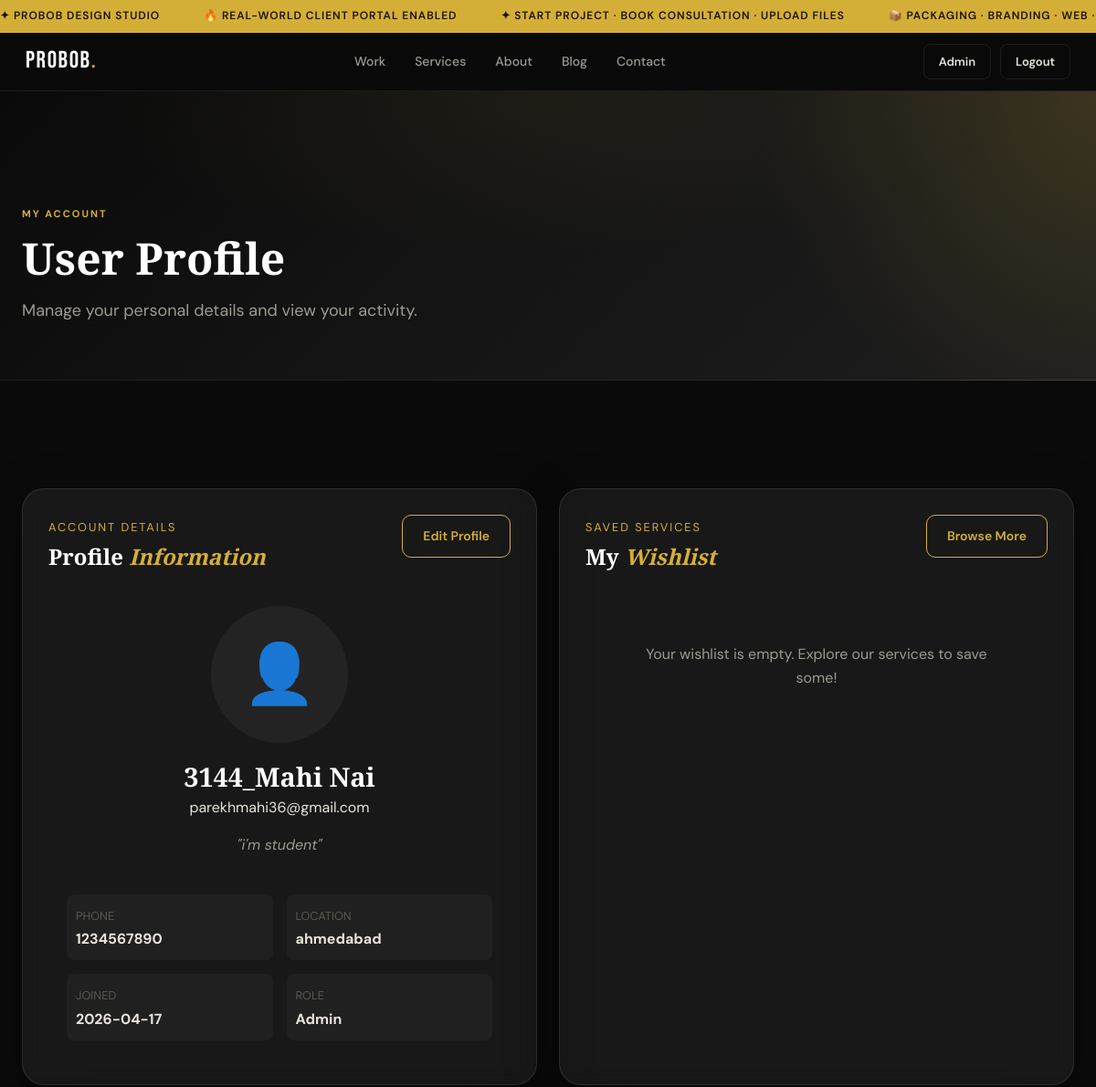
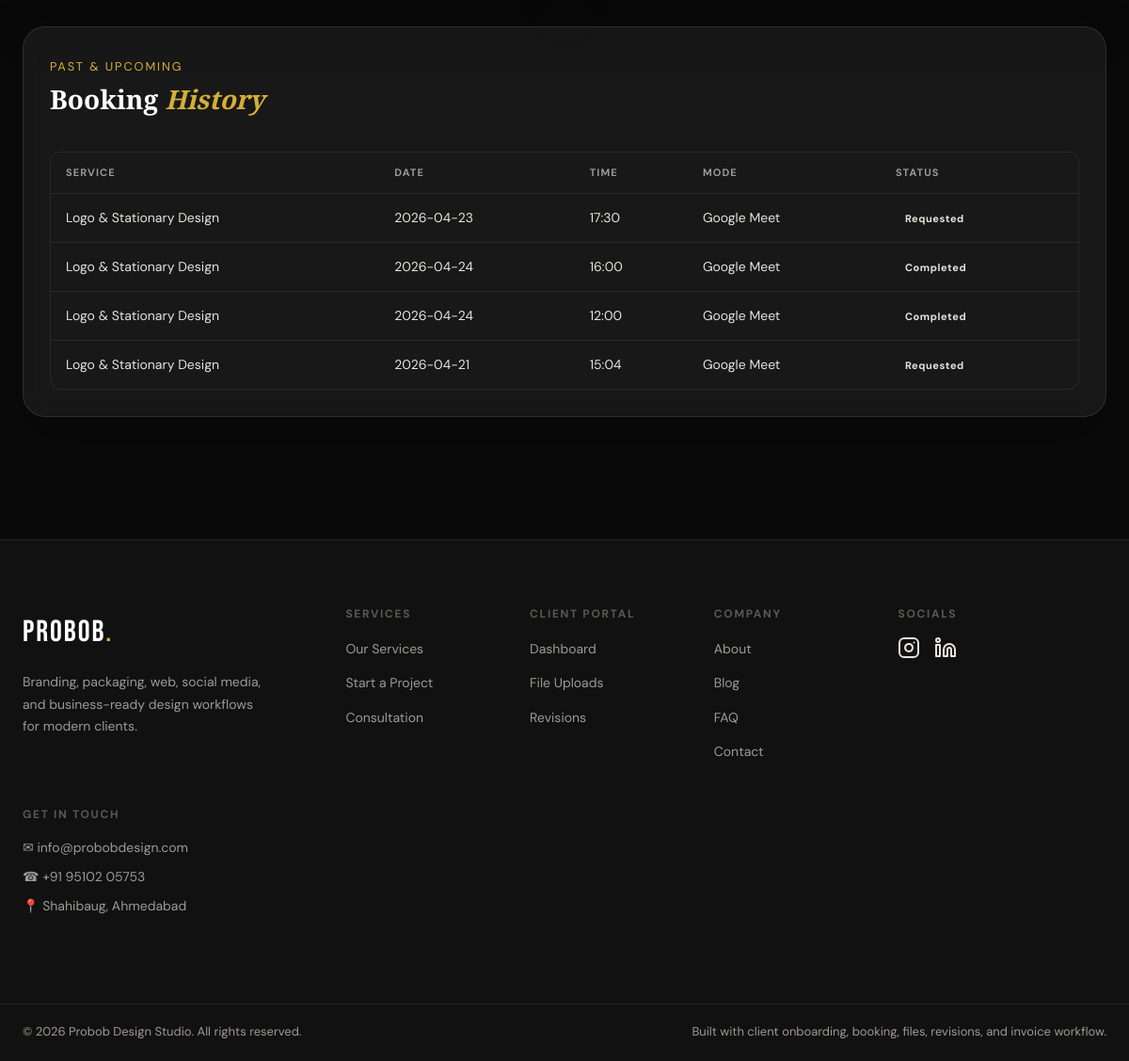
/profile (signed in), run on the app's committed database (2 pictures, top to bottom).
### tables this page shows
CREATE TABLE users (
            id INTEGER PRIMARY KEY AUTOINCREMENT,
            name TEXT NOT NULL,
            email TEXT UNIQUE NOT NULL,
            password_hash TEXT NOT NULL,
            role TEXT DEFAULT 'user',
            reset_token TEXT,
            reset_token_expires TEXT,
            created_at TEXT DEFAULT CURRENT_TIMESTAMP
        , profile_picture TEXT, bio TEXT, phone TEXT, location TEXT, status TEXT DEFAULT 'active');

CREATE TABLE bookings (
            id INTEGER PRIMARY KEY AUTOINCREMENT,
            user_id INTEGER,
            name TEXT NOT NULL,
            email TEXT NOT NULL,
            phone TEXT,
            service_interest TEXT,
            booking_date TEXT,
            booking_time TEXT,
            meeting_mode TEXT,
            notes TEXT,
            status TEXT DEFAULT 'Requested',
            created_at TEXT DEFAULT CURRENT_TIMESTAMP
        );

### app.py (the view)
@app.route('/profile')
@login_required
def profile():
    user = get_current_user()
    db = get_db()
    bookings = db.execute('SELECT * FROM bookings WHERE user_id=? ORDER BY id DESC', (user['id'],)).fetchall()
    wishlist = db.execute(
        '''SELECT w.*, s.title, s.icon, s.description FROM wishlist w
           JOIN service_items s ON w.service_id = s.id
           WHERE w.user_id=?''', (user['id'],)
    ).fetchall()
    return render_template('profile.html', user=user, bookings=bookings, wishlist=wishlist)

### app.py (called while the page is built)
def get_db():
    db = getattr(g, '_database', None)
    if db is None:
        db = g._database = sqlite3.connect(DATABASE)
        db.row_factory = sqlite3.Row
    return db

@app.teardown_appcontext
def close_connection(exception):
    db = getattr(g, '_database', None)
    if db is not None:
        db.close()

def login_required(f):
    @wraps(f)
    def decorated(*args, **kwargs):
        if 'user_id' not in session:
            flash('Please log in to access this page.', 'warning')
            return redirect(url_for('login', next=request.path))
        return f(*args, **kwargs)
    return decorated

def get_current_user():
    if 'user_id' not in session:
        return None
    return get_db().execute('SELECT * FROM users WHERE id=?', (session['user_id'],)).fetchone()

def get_user_notifications(limit=5, only_unread=False):
    user = get_current_user()
    if not user:
        return []
    query = 'SELECT * FROM notifications WHERE user_id=?'
    params = [user['id']]
    if only_unread:
        query += ' AND is_read=0'
    query += ' ORDER BY id DESC LIMIT ?'
    params.append(limit)
    return get_db().execute(query, tuple(params)).fetchall()

def unread_notification_count():
    user = get_current_user()
    if not user:
        return 0
    return get_db().execute('SELECT COUNT(*) FROM notifications WHERE user_id=? AND is_read=0', (user['id'],)).fetchone()[0]

@app.context_processor
def inject_user():
    user = get_current_user()
    play_login_sound = bool(session.pop('play_login_sound', False))
    return {
        'current_user': user,
        'notif_preview': get_user_notifications(limit=5) if user else [],
        'notif_unread_count': unread_notification_count() if user else 0,
        'play_login_sound': play_login_sound,
        'now_iso': now_iso
    }

### templates/profile.html (shortened to what this page needs)
{% extends "base.html" %}
{% block content %}
<div class="page-hero compact dashboard-hero-bg">
    <div class="container">
        <span class="section-kicker">My Account</span>
        <h1>User Profile</h1>
        <p>Manage your personal details and view your activity.</p>
    </div>
</div>
<section class="section">
    <div class="container">
        <div class="dashboard-grid-2">
            <div class="dash-panel glass-card">
                <div class="panel-head">
                    <div>
                        <span class="panel-kicker">Account Details</span>
                        <h2>Profile <em>Information</em></h2>
                    </div>
                    <a href="{{ url_for('profile_edit') }}" class="btn-outline">Edit Profile</a>
                </div>
                <div style="padding: 20px; display: flex; flex-direction: column; align-items: center; text-align: center;">
                    <div style="width: 150px; height: 150px; border-radius: 50%; overflow: hidden; border: 4px solid var(--accent-1); margin-bottom: 20px; background: rgba(255,255,255,0.05); display: flex; align-items: center; justify-content: center; font-size: 4rem;">
                        {% if user.profile_picture %}
                        <img src="{{ user.profile_picture }}" alt="{{ user.name }}" style="width: 100%; height: 100%; object-fit: cover;">
                        {% else %}
                        👤
                        {% endif %}
                    </div>
                    <h3 style="font-size: 1.8rem; margin-bottom: 5px;">{{ user.name }}</h3>
                    <p style="color: var(--accent-2); margin-bottom: 15px;">{{ user.email }}</p>
                    {% if user.bio %}
                    <p style="color: var(--text-2); margin-bottom: 20px; font-style: italic;">"{{ user.bio }}"</p>
                    {% endif %}
                    <div style="display: grid; grid-template-columns: 1fr 1fr; gap: 15px; width: 100%; margin-top: 20px;">
                        <div style="text-align: left; padding: 10px; background: rgba(255,255,255,0.03); border-radius: 8px;">
                            <span style="font-size: 0.8rem; color: var(--text-3); text-transform: uppercase;">Phone</span>
                            <div style="color: var(--text-1); font-weight: bold;">{{ user.phone or 'Not set' }}</div>
                        </div>
                        <div style="text-align: left; padding: 10px; background: rgba(255,255,255,0.03); border-radius: 8px;">
                            <span style="font-size: 0.8rem; color: var(--text-3); text-transform: uppercase;">Location</span>
                            <div style="color: var(--text-1); font-weight: bold;">{{ user.location or 'Not set' }}</div>
                        </div>
                        <div style="text-align: left; padding: 10px; background: rgba(255,255,255,0.03); border-radius: 8px;">
                            <span style="font-size: 0.8rem; color: var(--text-3); text-transform: uppercase;">Joined</span>
                            <div style="color: var(--text-1); font-weight: bold;">{{ user.created_at[:10] }}</div>
                        </div>
                        <div style="text-align: left; padding: 10px; background: rgba(255,255,255,0.03); border-radius: 8px;">
                            <span style="font-size: 0.8rem; color: var(--text-3); text-transform: uppercase;">Role</span>
                            <div style="color: var(--text-1); font-weight: bold;">{{ user.role|capitalize }}</div>
                        </div>
                    </div>
                </div>
            </div>
            <div class="dash-panel glass-card">
                <div class="panel-head">
                    <div>
                        <span class="panel-kicker">Saved Services</span>
                        <h2>My <em>Wishlist</em></h2>
                    </div>
                    <a href="/services" class="btn-outline">Browse More</a>
                </div>
                <div style="padding: 20px;">
                    {% if wishlist %}
                    <div class="metric-list">
                        {% for item in wishlist %}
                        <div class="metric-item" style="display: flex; align-items: center; gap: 15px;">
                            <div style="font-size: 2rem;">{{ item.icon }}</div>
                            <div style="flex-grow: 1;">
                                <div style="font-weight: bold; color: var(--text-1);">{{ item.title }}</div>
                                <div style="font-size: 0.85rem; color: var(--text-2);">{{ item.description[:60] }}...</div>
                            </div>
                            <button onclick="toggleWishlist({{ item.service_id }})" class="btn-outline" style="padding: 5px 10px; font-size: 0.8rem;">Remove</button>
                        </div>
                        {% endfor %}
                    </div>
                    {% else %}
                    <div class="empty-state">Your wishlist is empty. Explore our services to save some!</div>
                    {% endif %}
                </div>
            </div>
        </div>
        <div class="dash-section glass-card" style="margin-top: 30px;">
            <div class="panel-head">
                <div>
                    <span class="panel-kicker">Past & Upcoming</span>
                    <h2>Booking <em>History</em></h2>
                </div>
            </div>
            {% if bookings %}
            <div class="dash-table-wrap">
                <table class="dash-table">
                    <thead>
                        <tr>
                            <th>Service</th>
                            <th>Date</th>
                            <th>Time</th>
                            <th>Mode</th>
                            <th>Status</th>
                        </tr>
                    </thead>
                    <tbody>
                        {% for b in bookings %}
                        <tr>
                            <td>{{ b.service_interest or '—' }}</td>
                            <td>{{ b.booking_date }}</td>
                            <td>{{ b.booking_time }}</td>
                            <td>{{ b.meeting_mode or '—' }}</td>
                            <td><span class="status-badge status-{{ b.status|lower|replace(' ','-') }}">{{ b.status }}</span></td>
                        </tr>
                        {% endfor %}
                    </tbody>
                </table>
            </div>
            {% else %}
            <div class="empty-state">No bookings found.</div>
            {% endif %}
        </div>
    </div>
</section>
{% endblock %}

### static/css/style.css (style rules this page uses)
*, *::before, *::after { box-sizing: border-box; margin: 0; padding: 0; }
:root { --bg: #0a0a0a; --bg-2: #111111; --bg-3: #181818; --bg-4: #222222; --border: rgba(255,255,255,0.08); --border-gold: rgba(212,175,55,0.25); --gold: #d4af37; --gold-light: #f0d060; --gold-dim: rgba(212,175,55,0.15); --white: #ffffff; --text: #e8e4dc; --text-2: #9e9a93; --text-3: #5c5852; --red: #e05555; --radius: 12px; --radius-lg: 20px; --shadow: 0 8px 32px rgba(0,0,0,0.5); --shadow-gold: 0 0 40px rgba(212,175,55,0.12); --font-display: 'Bebas Neue', sans-serif; --font-serif: 'Playfair Display', Georgia, serif; --font-body: 'DM Sans', system-ui, sans-serif; --nav-h: 64px; --ticker-h: 36px; }
html { scroll-behavior: smooth; }
body { background: var(--bg); color: var(--text); font-family: var(--font-body); font-size: 16px; line-height: 1.65; -webkit-font-smoothing: antialiased; overflow-x: hidden; }
a { color: inherit; text-decoration: none; }
h1,h2,h3,h4,h5 { font-family: var(--font-serif); font-weight: 700; line-height: 1.15; color: var(--white); }
em { font-style: italic; color: var(--gold); }
.container { max-width: 1200px; margin: 0 auto; padding: 0 24px; }
.btn-outline { display: inline-flex; align-items: center; gap: 6px; background: transparent; color: var(--gold); font-weight: 600; font-size: 14px; padding: 11px 22px; border-radius: 10px; border: 1px solid var(--gold); transition: background .2s, color .2s; }
.section { padding: 90px 0; }
.section-kicker { display: inline-block; font-size: 11px; font-weight: 700; letter-spacing: 0.18em; text-transform: uppercase; color: var(--gold); margin-bottom: 10px; }
.page-hero { padding: 100px 0 60px; background: var(--bg-2); border-bottom: 1px solid var(--border); position: relative; overflow: hidden; }
.page-hero::before { content: ''; position: absolute; inset: 0; background: radial-gradient(ellipse 60% 80% at 50% 0%, rgba(212,175,55,0.06), transparent 70%); }
.page-hero .container { position: relative; }
.page-hero .section-kicker { margin-bottom: 12px; }
.page-hero h1 { font-size: clamp(48px, 6vw, 80px); margin-bottom: 16px; }
.page-hero p { font-size: 18px; color: var(--text-2); max-width: 520px; }
.page-hero.compact { padding: 120px 0 60px; }
.page-hero.compact h1 { font-size: clamp(36px, 4vw, 56px); }
.dash-section { margin-bottom: 40px; }
.dash-section h2 { font-size: 28px; margin-bottom: 20px; }
.dash-table-wrap { overflow-x: auto; border-radius: var(--radius); border: 1px solid var(--border); }
.dash-table { width: 100%; border-collapse: collapse; font-size: 14px; }
.dash-table th { background: var(--bg-3); color: var(--text-2); font-size: 11px; font-weight: 700; text-transform: uppercase; letter-spacing: 0.1em; padding: 12px 16px; text-align: left; border-bottom: 1px solid var(--border); }
.dash-table td { padding: 14px 16px; border-bottom: 1px solid var(--border); color: var(--text); vertical-align: middle; }
.dash-table tr:last-child td { border-bottom: none; }
.status-badge { font-size: 11px; font-weight: 700; padding: 3px 10px; border-radius: 100px; text-transform: uppercase; letter-spacing: 0.05em; }
.empty-state { text-align: center; color: var(--text-2); padding: 40px; }
.glass-card { background:rgba(255,255,255,.06);backdrop-filter:blur(12px);border:1px solid rgba(255,255,255,.1);box-shadow:0 20px 60px rgba(0,0,0,.28); }
.dashboard-hero-bg { position:relative;overflow:hidden;background:radial-gradient(circle at top right, rgba(212,175,55,.18), transparent 30%), linear-gradient(135deg, #0a0a0a, #151515 50%, #1d1d1d); }
.dashboard-grid-2 { display:grid;grid-template-columns:repeat(2,minmax(0,1fr));gap:24px;margin:28px 0; }
.panel-head { display:flex;align-items:flex-start;justify-content:space-between;gap:18px;margin-bottom:20px; }
.panel-kicker { display:inline-block;font-size:.8rem;letter-spacing:.15em;text-transform:uppercase;color:#d4af37;margin-bottom:8px; }
.dash-panel,.dash-section { padding:28px;border-radius:24px; }
.status-new, .status-requested, .status-reviewing, .status-quoted, .status-accepted, .status-rejected, .status-discovery, .status-in-progress, .status-first-draft-sent, .status-revision-round, .status-final-delivery, .status-closed, .status-pending, .status-in-review, .status-resolved, .status-confirmed, .status-completed, .status-cancelled, .status-paid, .status-overdue { text-transform: none; }

### data on the page
users: name "3144_Mahi Nai", email "parekhmahi36@gmail.com", bio "i'm student", phone "1234567890", location "ahmedabad", created_at "2026-04-17", role "Admin"
bookings: service_interest "Logo & Stationary Design", booking_date "2026-04-23", booking_time "17:30", meeting_mode "Google Meet", status "Requested"
bookings: service_interest "Logo & Stationary Design", booking_date "2026-04-24", booking_time "16:00", meeting_mode "Google Meet", status "Completed"
bookings: service_interest "Logo & Stationary Design", booking_date "2026-04-24", booking_time "12:00", meeting_mode "Google Meet", status "Completed"
bookings: service_interest "Logo & Stationary Design", booking_date "2026-04-21", booking_time "15:04", meeting_mode "Google Meet", status "Requested"
